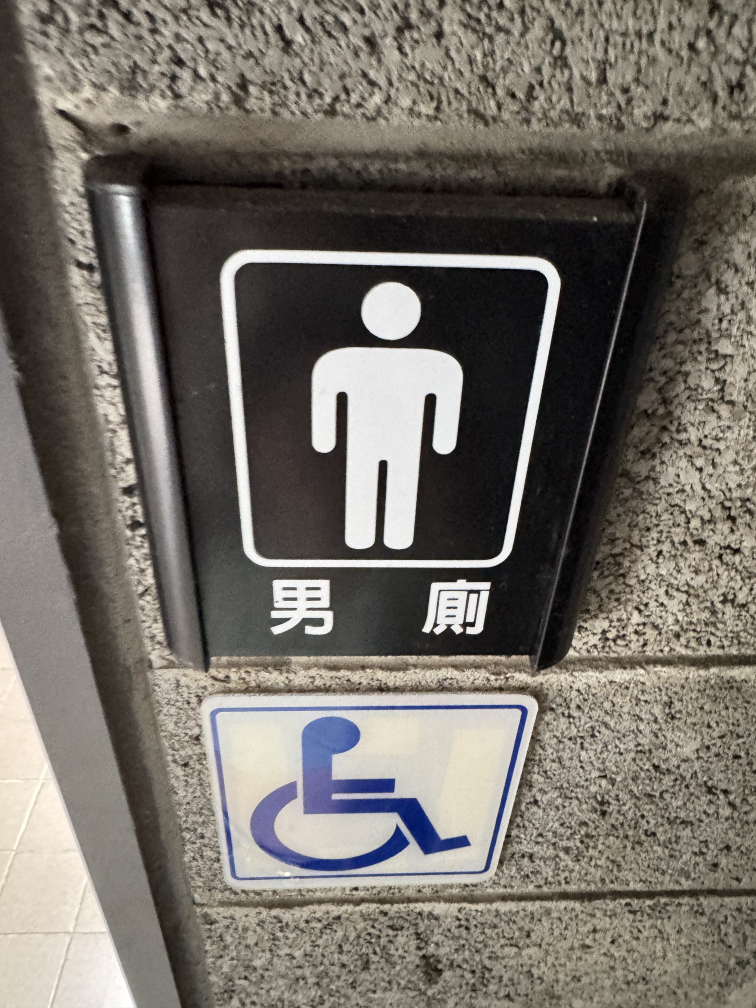
#> input picture dataset/positive/IMG_3991.JPG, 3024 x 4032 px, found by its file name (shown at 1/4 size)
$ python detect_image.py
#> lines starting #> are read from the running program, lines starting #| are printed output that depends on the picture
import cv2
import os
import math

# =========================
# 路徑設定
# =========================
MODEL_PATH = "model/cascade.xml"
IMAGE_PATH = "dataset/positive/IMG_3991.JPG"
OUTPUT_PATH = "result/images/result_final4.jpg"
DEBUG_PATH = "result/images/result_debug_raw.jpg"

os.makedirs("result/images", exist_ok=True)

# =========================
# 載入模型
# =========================
cascade = cv2.CascadeClassifier(MODEL_PATH)

if cascade.empty():
    raise RuntimeError("模型載入失敗，請確認 model/cascade.xml 是否存在")

# =========================
# 讀取圖片
# =========================
img = cv2.imread(IMAGE_PATH)
#> img is the input picture: shape (4032, 3024, 3); mean B, G, R 104.1, 111.4, 116.3

if img is None:
    raise RuntimeError("圖片讀取失敗，請確認 dataset/test/test_001.jpg 是否存在")

img_h, img_w = img.shape[:2]
#> img_h = 4032; img_w = 3024
img_area = img_w * img_h
#> img_area = 12192768

gray = cv2.cvtColor(img, cv2.COLOR_BGR2GRAY)
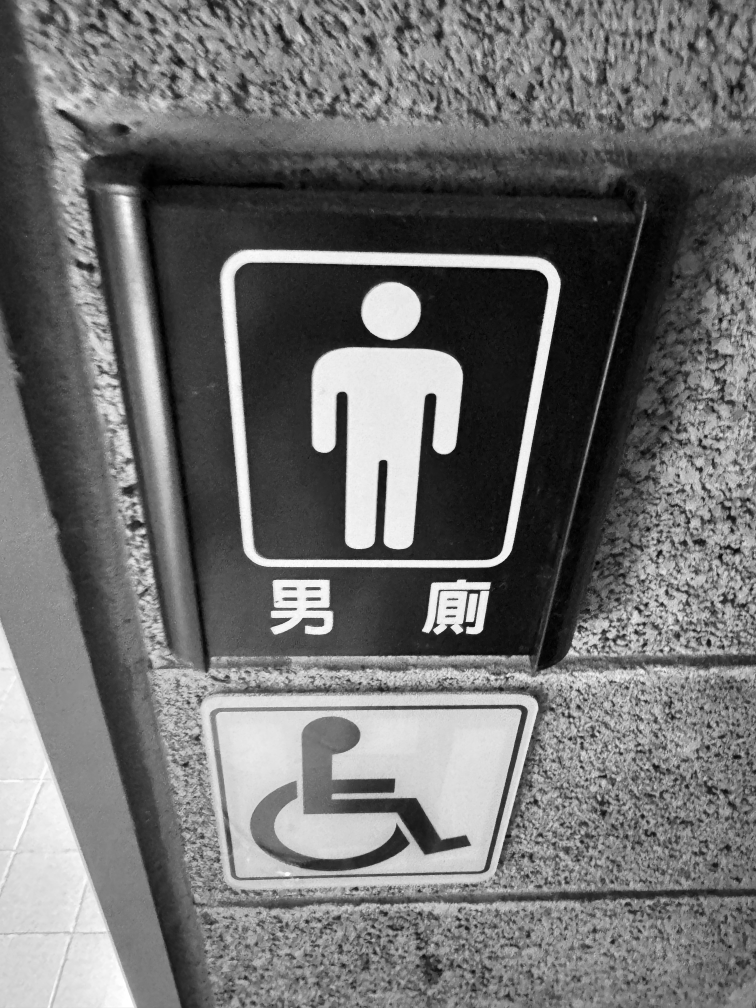
#> gray: shape (4032, 3024) (shown at 1/4 size); min 0, max 255, mean 112

# =========================
# Haar Cascade 偵測
# =========================
objects = cascade.detectMultiScale(
    gray,
    scaleFactor=1.05,
    minNeighbors=2,
    minSize=(30, 30),
    maxSize=(500, 500)
)
#> objects = ()

# =========================
# 儲存原始偵測結果，方便報告或除錯
# =========================
debug_img = img.copy()

for (x, y, w, h) in objects:
    cv2.rectangle(debug_img, (x, y), (x + w, y + h), (0, 255, 255), 2)
#> this loop made 0 passes

cv2.imwrite(DEBUG_PATH, debug_img)

# =========================
# 過濾候選框
# =========================
candidates = []

for (x, y, w, h) in objects:
    area = w * h
    aspect_ratio = w / h

    # 過濾太小的碎框
    if area < 1500:
        continue

    # 過濾太大的框，避免框到整張畫面
    if area > img_area * 0.15:
        continue

    # 過濾太細長或太奇怪的框
    if aspect_ratio < 0.4 or aspect_ratio > 2.5:
        continue

    # 過濾貼近圖片邊界的誤判框
    if x <= 5 or y <= 5 or x + w >= img_w - 5 or y + h >= img_h - 5:
        continue

    # 計算候選框中心
    cx = x + w / 2
    cy = y + h / 2

    # 圖片中心
    img_cx = img_w / 2
    img_cy = img_h / 2

    # 距離圖片中心越近，越可能是主要標誌
    center_distance = math.sqrt((cx - img_cx) ** 2 + (cy - img_cy) ** 2)

    candidates.append({
        "box": (x, y, w, h),
        "area": area,
        "center_distance": center_distance
    })
#> after the loop, candidates = []

# =========================
# 選擇最佳候選框
# =========================
final_boxes = []

if len(candidates) > 0:
    # 分數設計：
    # 面積較大比較好，但不要大到框整張圖
    # 距離圖片中心較近比較好
    for item in candidates:
        item["score"] = item["area"] / (item["center_distance"] + 1)

    candidates = sorted(candidates, key=lambda item: item["score"], reverse=True)

    best_box = candidates[0]["box"]
    final_boxes.append(best_box)

# =========================
# 將局部框放大成完整廁所標誌框
# =========================
output_img = img.copy()

for (x, y, w, h) in final_boxes:
    # 這組比例是針對目前你的模型：
    # 模型常偵測到人形圖示的一小部分，因此要往外放大
    new_x = int(x - 3.2 * w)
    new_y = int(y - 3.4 * h)
    new_w = int(7.2 * w)
    new_h = int(6.2 * h)

    # 防止超出圖片邊界
    new_x = max(0, new_x)
    new_y = max(0, new_y)
    new_w = min(new_w, img_w - new_x)
    new_h = min(new_h, img_h - new_y)

    cv2.rectangle(
        output_img,
        (new_x, new_y),
        (new_x + new_w, new_y + new_h),
        (0, 255, 0),
        4
    )

    cv2.putText(
        output_img,
        "Toilet Sign",
        (new_x, max(30, new_y - 10)),
        cv2.FONT_HERSHEY_SIMPLEX,
        1.0,
        (0, 255, 0),
        3
    )

# =========================
# 輸出結果
# =========================
cv2.imwrite(OUTPUT_PATH, output_img)

print("原始偵測數量：", len(objects))
#| 原始偵測數量： 0
print("候選框數量：", len(candidates))
#| 候選框數量： 0
print("最終輸出數量：", len(final_boxes))
print("原始偵測除錯圖：", DEBUG_PATH)
print("最終結果圖：", OUTPUT_PATH)

$ run again, with dataset/positive/IMG_3922.JPG copied over dataset/positive/IMG_3991.JPG
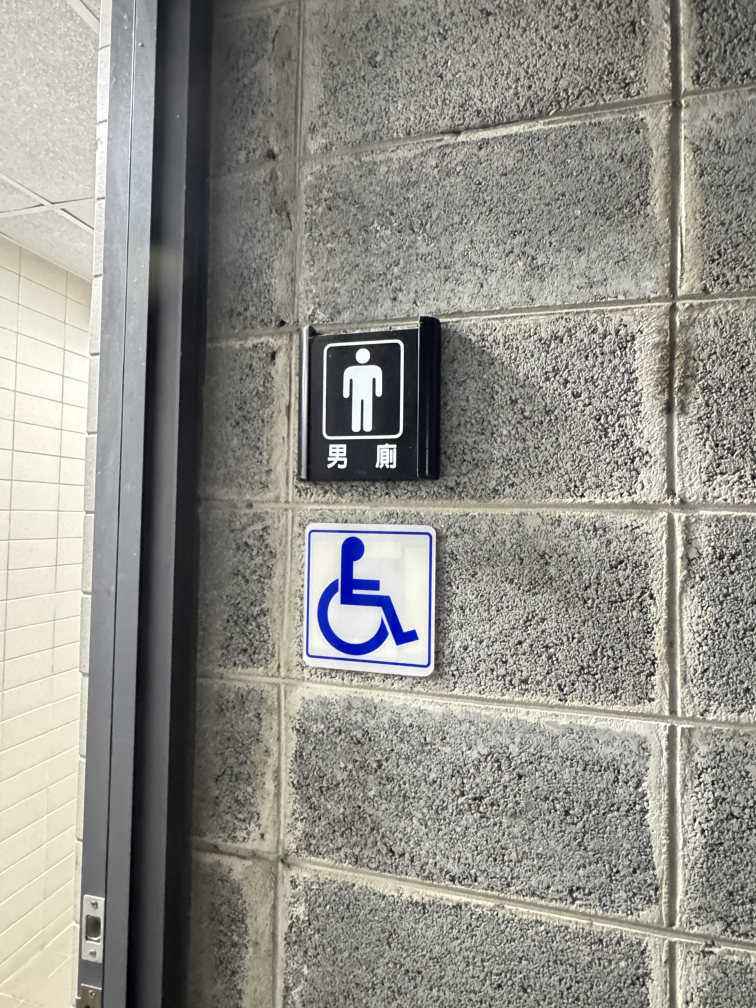
#> input picture dataset/positive/IMG_3922.JPG, 3024 x 4032 px, found by its file name (shown at 1/4 size)
#> img is the input picture: shape (4032, 3024, 3); mean B, G, R 137.8, 144.3, 146.1
#> `gray = cv2.cvtColor(img, cv2.COLOR_BGR2GRAY)`:
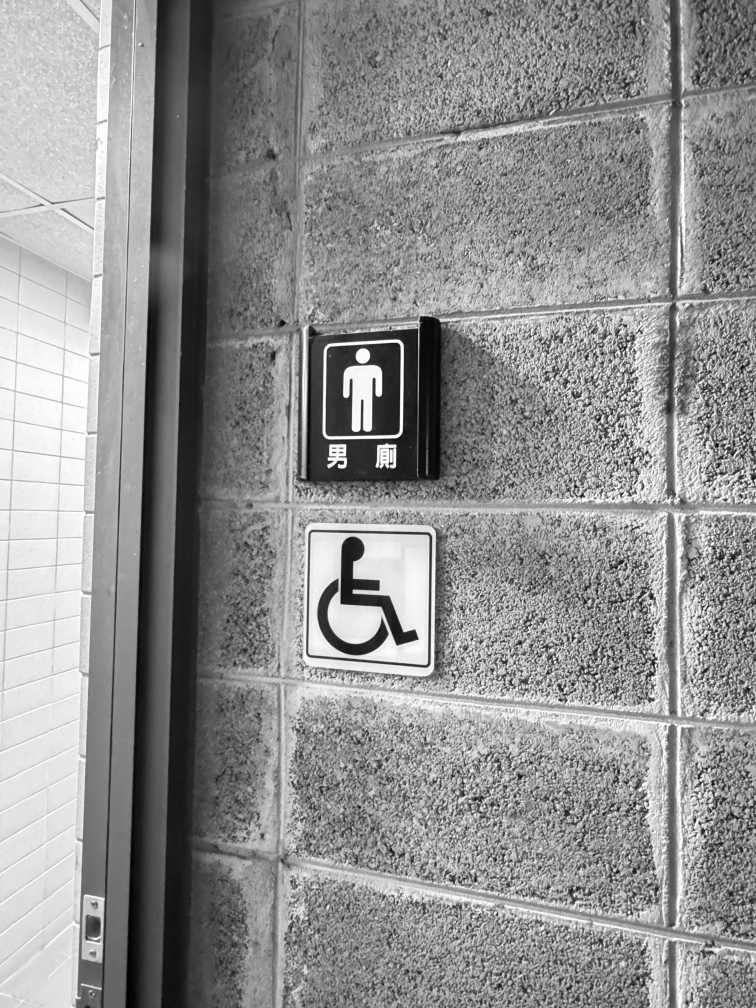
#> gray: shape (4032, 3024) (shown at 1/4 size); min 0, max 255, mean 144.1
#> objects = [[2980, 2811, 33, 33], [1269, 1408, 353, 353], [1198, 1692, 311, 311], [1364, 1683, 333, 333]]
#> the loop `for (x, y, w, h) in objects:` made 4 passes
#> the loop `for (x, y, w, h) in objects:` made 4 passes
#> (x, y, w, h, area, cx, cy, center_distance) on passes 2 to 4: (1269, 1408, 353, 353, 124609, 1445.5, 1584.5, 436.6), (1198, 1692, 311, 311, 96721, 1353.5, 1847.5, 231.3), (1364, 1683, 333, 333, 110889, 1530.5, 1849.5, 167.5)
#> after the loop `for (x, y, w, h) in objects:`: candidates = 3 items
#> the loop `for item in candidates:` made 3 passes
#> best_box = (1364, 1683, 333, 333)
#> the loop `for (x, y, w, h) in final_boxes:` made 1 pass
#> (x, y, w, h, new_x, new_y, new_w, new_h) on pass 1: (1364, 1683, 333, 333, 298, 550, 2397, 2064)
#| 原始偵測數量： 4
#| 候選框數量： 3
#| 最終輸出數量： 1

$ run again, with dataset/positive/IMG_3930.JPG copied over dataset/positive/IMG_3991.JPG
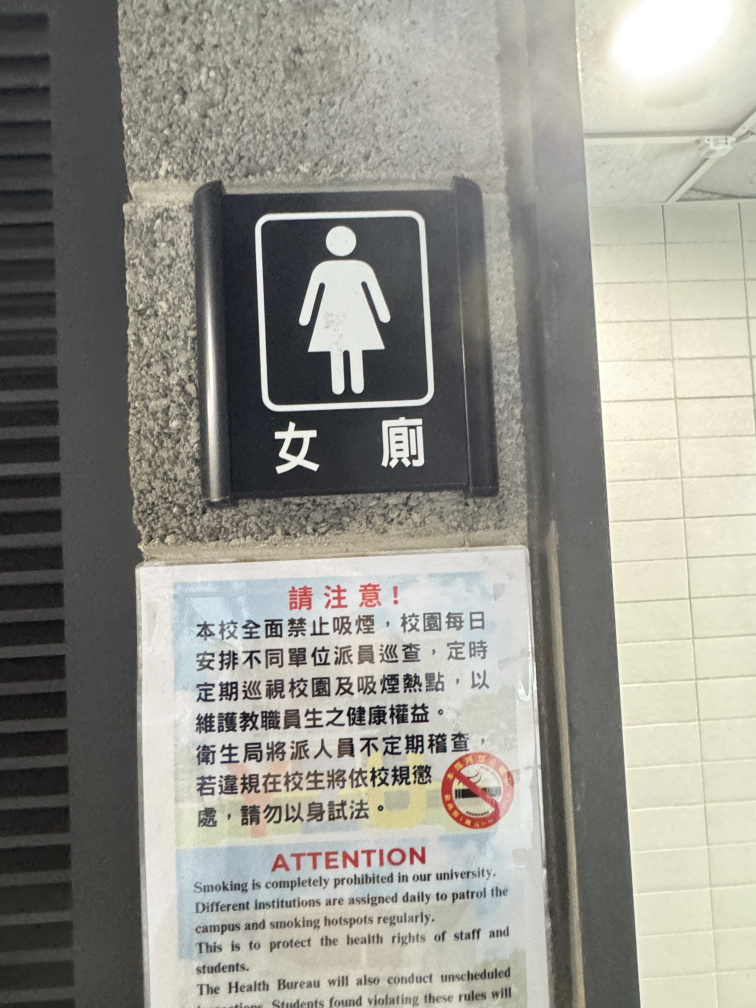
#> input picture dataset/positive/IMG_3930.JPG, 3024 x 4032 px, found by its file name (shown at 1/4 size)
#> img is the input picture: shape (4032, 3024, 3); mean B, G, R 140.1, 148.4, 149.5
#> `gray = cv2.cvtColor(img, cv2.COLOR_BGR2GRAY)`:
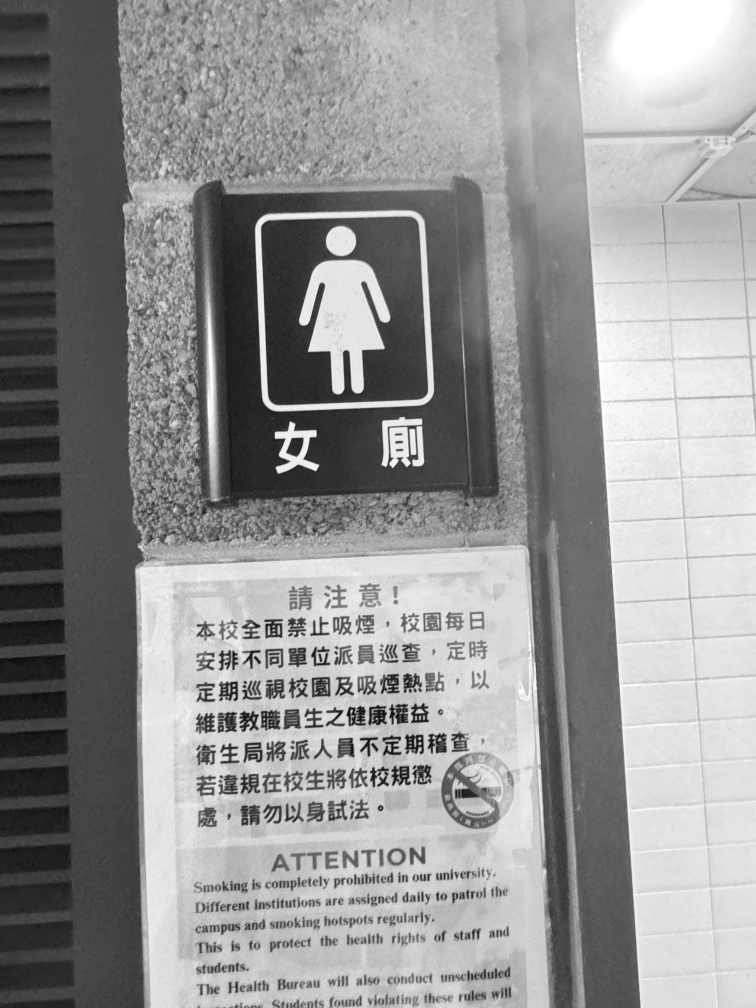
#> gray: shape (4032, 3024) (shown at 1/4 size); min 0, max 255, mean 147.8
#> objects = 21 rows, first 6: [1157, 2404, 35, 35], [1389, 2830, 34, 34], [1391, 2868, 33, 33], [779, 3129, 35, 35], [960, 3270, 34, 34], [1862, 3562, 34, 34]
#> the loop `for (x, y, w, h) in objects:` made 21 passes
#> the loop `for (x, y, w, h) in objects:` made 21 passes
#> (x, y, w, h, area, cx, cy, center_distance) on passes 9 to 16: (1742, 3485, 40, 40, 1600, 1762, 3505, 1509.8), (1539, 3980, 42, 42, 1764, 1560, 4001, 1985.6), (1876, 2688, 71, 71, 5041, 1911.5, 2723.5, 812.5), (1696, 2454, 74, 74, 5476, 1733, 2491, 523.9), (1248, 2712, 78, 78, 6084, 1287, 2751, 768.7), (1130, 3219, 74, 74, 5476, 1167, 3256, 1287.1), (1414, 3395, 77, 77, 5929, 1452.5, 3433.5, 1418.7), (1551, 2936, 91, 91, 8281, 1596.5, 2981.5, 969.2)
#> after the loop `for (x, y, w, h) in objects:`: candidates = 13 items
#> the loop `for item in candidates:` made 13 passes
#> best_box = (1317, 1385, 235, 235)
#> the loop `for (x, y, w, h) in final_boxes:` made 1 pass
#> (x, y, w, h, new_x, new_y, new_w, new_h) on pass 1: (1317, 1385, 235, 235, 565, 586, 1692, 1457)
#| 原始偵測數量： 21
#| 候選框數量： 13
#| 最終輸出數量： 1
